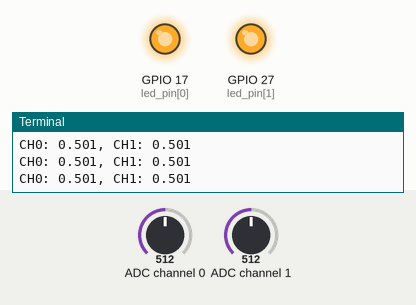
Recording of a program running on a simulated Raspberry Pi (BCM pin numbers). Shown: output pins drawn as LEDs (lit = HIGH), the last lines printed to the terminal. The test bench sets the inputs (shaded band); at power-on: ADC channel 0 = 512, ADC channel 1 = 512 (analog values on the 0–1023 scale).

Above: at 1.2 s.
1.3 s: ADC channel 0 set to 496
At 2.0 s:
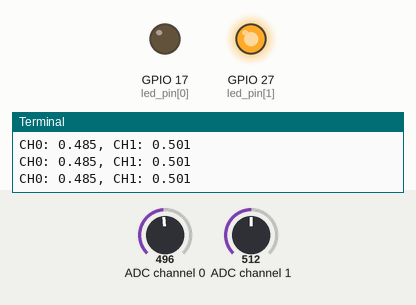
2.8 s: ADC channel 1 set to 493
At 3.1 s:
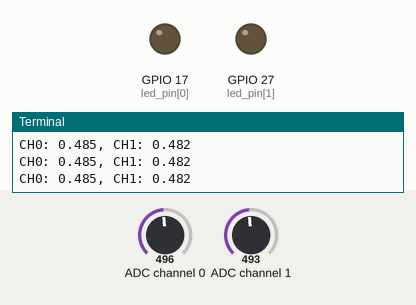
4.3 s: ADC channel 0 set to 716
At 5.4 s:
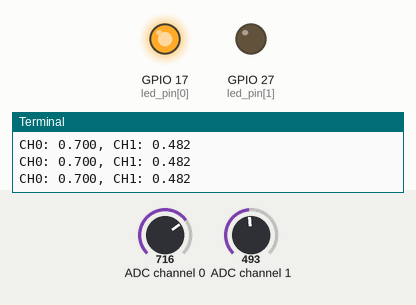
5.8 s: ADC channel 0 set to 511
At 6.6 s:
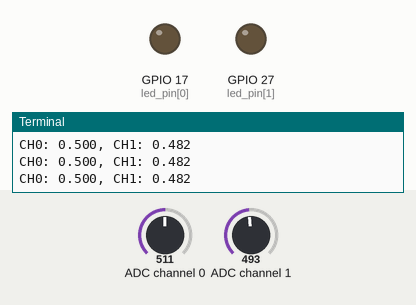
7.3 s: ADC channel 0 set to 900
At 7.7 s:
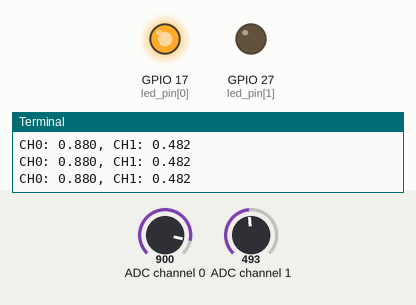
Timing chart, 0 to 9.8 s (numbered marks = the images above; inputs shaded):
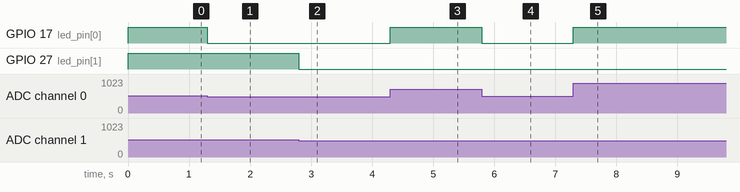

Measured:
- the behaviour switches between 512 and 511 on ADC channel 0 (found by bisection; images 0 and 1)
- the behaviour switches between 512 and 511 on ADC channel 1 (found by bisection; images 1 and 2)
- after the input at 1.3 s, GPIO 17 (led_pin[0]): HIGH → LOW at once
- after the input at 2.8 s, GPIO 27 (led_pin[1]): HIGH → LOW at once
- after the input at 4.3 s, GPIO 17 (led_pin[0]): LOW → HIGH at once
- after the input at 5.8 s, GPIO 17 (led_pin[0]): HIGH → LOW at once
- after the input at 7.3 s, GPIO 17 (led_pin[0]): LOW → HIGH at once

The program:

004_4_gpio_adc2.py
```python
'''
gpiozero를 이용한 MCP3008 ADC 사용 예제
CH0,CH1의 입력값이 0.5 이상이면 LED를 켜고, 그렇지 않으면 LED를 끄는 예제
'''
from gpiozero import MCP3008
import RPi.GPIO as GPIO
import time

led_pin = [17, 27]

GPIO.setmode(GPIO.BCM)

GPIO.setup(led_pin, GPIO.OUT)

# MCP3008 ADC 설정
# MCP3008은 SPI 통신을 사용하여 Raspberry Pi와 연결됩니다.
adc_ch0 = MCP3008(channel=0)  # 채널 0
adc_ch1 = MCP3008(channel=1)  # 채널 1

while True:
    print(f"CH0: {adc_ch0.value:.3f}, CH1: {adc_ch1.value:.3f}")
    if adc_ch0.value > 0.5:
        GPIO.output(led_pin[0], True)
        #print(f'Led {led_pin[0]} on')
    else:
        GPIO.output(led_pin[0], False)
        #print(f'Led {led_pin[0]} off')
    if adc_ch1.value > 0.5:
        GPIO.output(led_pin[1], True)
        #print(f'Led {led_pin[1]} on')
    else:
        GPIO.output(led_pin[1], False)
        #print(f'Led {led_pin[1]} off')

    #time.sleep(0.5)
```
